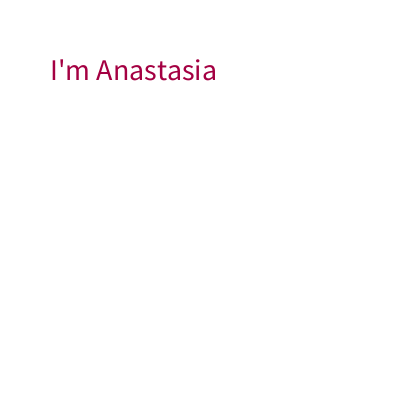
Frame 1 (no input)
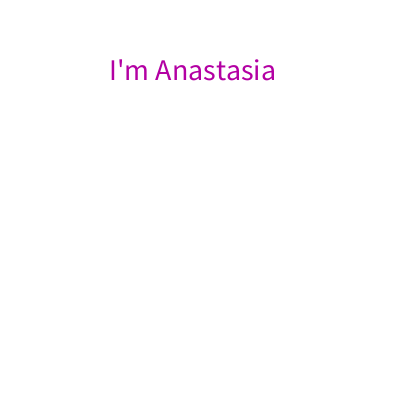
Frame 60 (the mouse pressed at the canvas centre just before this capture)
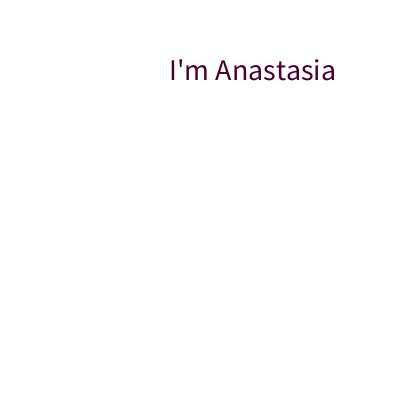
Frame 120 (the mouse held since frame 60 and released just before this capture)

The Processing sketch that drew these frames (run headless with seeded random() and noise(); from frame 60 on, the mouse is pressed at the canvas centre):

// Processing sketch: sketch_161017c_TextAnimated
// ── sketch_161017c_TextAnimated.pde
int x;

void setup() {
  size(400,400);
  x=50;
}

void draw() {
  background(255);
  fill(random(0,255),0,random(0,255));
  textSize(30);
  stroke(0,255,0);
  text("I'm Anastasia",x,80);
  x=x+1;
  
  
}
